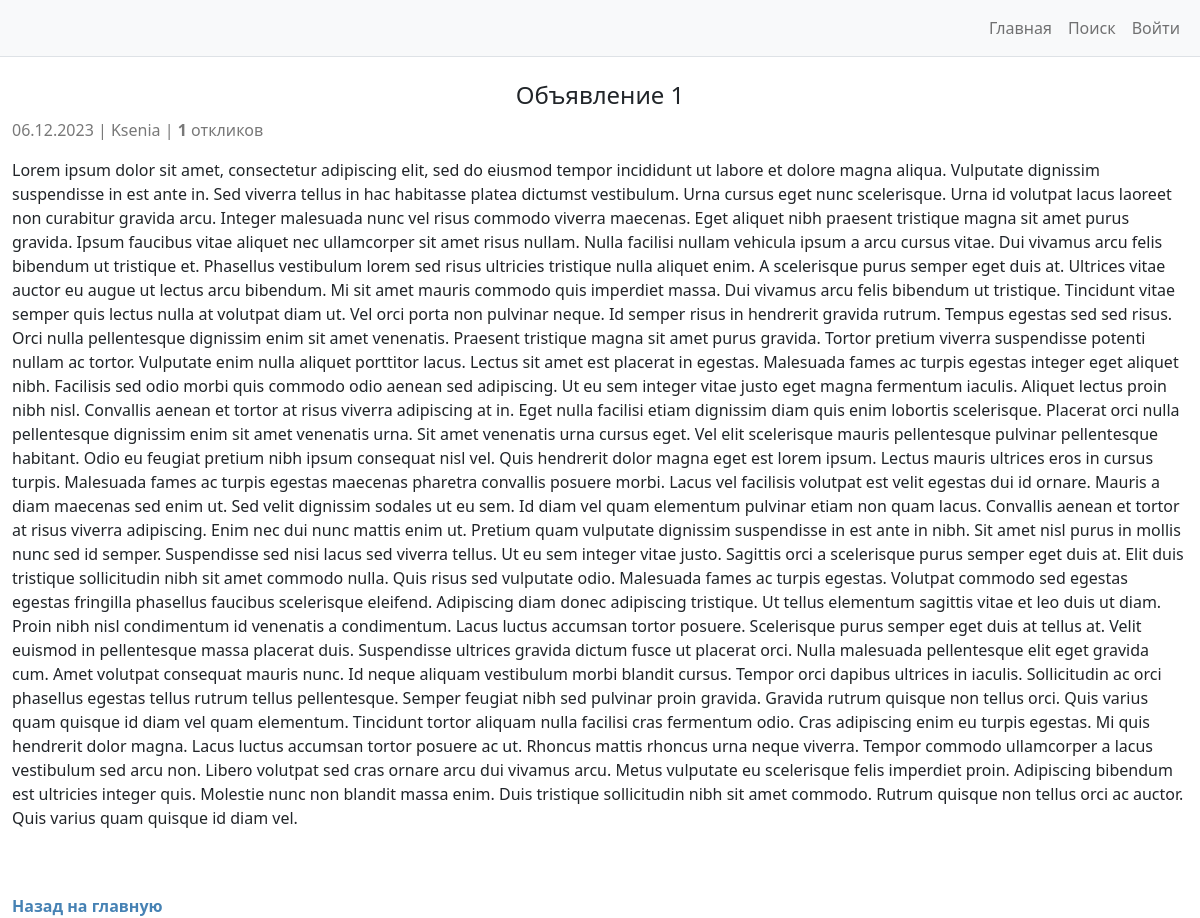
/1/, run on the app's committed database.
### advertisments/models.py (models this page shows, shortened)
class Ad(models.Model):
    pub_date = models.DateTimeField(
        auto_now_add=True
    )
    author = models.ForeignKey(
        to=User,
        on_delete=models.CASCADE,
    )
    title = models.CharField(
        max_length=255,
        help_text='До 255 символов',
    )
    category = models.CharField(
        max_length=18,
        choices=CATEGORIES,
        default=None,
    )
    content = RichTextUploadingField(
        blank=True
    )
    class Meta:
        ordering = ['pub_date']
        verbose_name = 'Объявление'
        verbose_name_plural = 'Объявления'

### advertisments/views.py (the view)
# urls.py: path('<int:pk>/', AdsDetailView.as_view(), name='ads_detail'),
class AdsDetailView(DetailView):
    model = Ad
    context_object_name = 'ad'
    template_name = 'ads_detail.html'
    def get_context_data(self, **kwargs):
        context = super().get_context_data(**kwargs)
        current_ad = context.get('ad')
        context['replies_to_this_ad'] = current_ad.replies_to_ad.count()
        return context

### advertisments/templates/ads_detail.html (shortened to what this page needs)
{% extends 'base.html' %}
{% block content %}
<div class="container-fluid" id="centerLayer">
    <br />
    <h4 align="center">{{ ad.title }}</h4>
    <p style="color:rgb(120, 120, 120)">
        {{ ad.pub_date|date:'d.m.Y' }} |
        {% if ad.author != request.user %}
        {{ ad.author }} |
        {% endif %}
        <b>{{ replies_to_this_ad }}</b> откликов
    </p>
    <p>
        {{ ad.content|striptags }} <br />
    </p>
    <br />
    <br />
    <a href="{% url 'ads_list' %}" style="color: #4682B4">
        <b>Назад на главную</b>
    </a>
</div>
{% endblock content %}

### templates/base.html (style rules this page uses)
#centerLayer { margin:0 auto; width: 1200px; }
a { text-decoration: initial; color: #4682B4 }

### data on the page
Ad: title "Объявление 1", pub_date "06.12.2023", author "Ksenia", content "Lorem ipsum dolor sit amet, consectetur adipiscing elit, sed do eiusmod tempor incididunt ut labore et dolore magna aliqua. Vulputate dignissim suspendisse in est ante in. Sed viverra tellus in hac habitasse platea dictumst vestibulum. Urna cursus eget nunc scelerisque. Urna id volutpat lacus laoreet non curabitur gravida arcu. Integer malesuada nunc vel risus commodo viverra maecenas. Eget aliquet nibh praesent tristique magna sit amet purus gravida. Ipsum faucibus vitae aliquet nec ullamcorper sit amet risus nullam. Nulla facilisi nullam vehicula ipsum a arcu cursus vitae. Dui vivamus arcu felis bibendum ut tristique et. Phasellus vestibulum lorem sed risus ultricies tristique nulla…"

### other printed values
{{ replies_to_this_ad }} "1"
